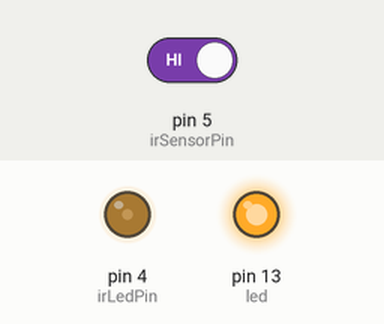
The sketch below on a simulated Arduino Uno, built with avr-gcc and run on an emulated ATmega328P. On the bench: output pins drawn as LEDs (lit = HIGH). The inputs (shaded band) are chosen by the test bench; at power-on: pin 5 (irSensorPin) HIGH. What the sketch prints to the serial monitor is not drawn.

Above: at 1.3 s.
1.4 s: pin 5 (irSensorPin) driven LOW
At 1.8 s:
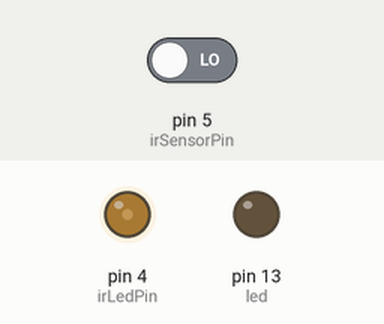
2.9 s: pin 5 (irSensorPin) driven HIGH
At 4.1 s:
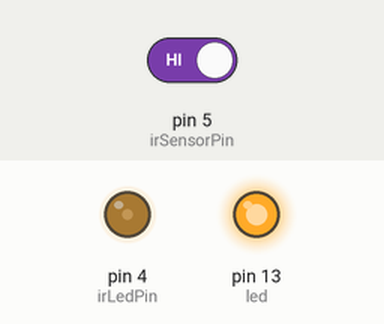
Timing chart, 0 to 5.9 s (numbered marks = the images above; inputs shaded):
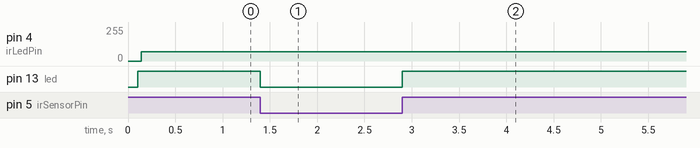

Measured:
- after the input at 1.4 s, pin 13 (led): HIGH → LOW at once
- after the input at 2.9 s, pin 13 (led): LOW → HIGH at once

The sketch:

ir_emiter_receiver.ino
```cpp
//define pins. I used pins 4 and 5
#define irLedPin 4          // IR Led on this pin
#define irSensorPin 5       // IR sensor on this pin
int led = 13;

int irRead(int readPin, int triggerPin); //function prototype

void setup() {
  pinMode(led, OUTPUT);
  pinMode(irSensorPin, INPUT);
  pinMode(irLedPin, OUTPUT);
  Serial.begin(115200);
  // prints title with ending line break
  Serial.println("Program Starting");
  // wait for the long string to be sent
  delay(100);
}

#define eventsSize 64

int previousActive=0;
long events[eventsSize];
byte eventsType[eventsSize];
int position = 0;

void loop() {
  //  if (position > 64) return;
  int active = irRead(irSensorPin, irLedPin); //display the results
  if (previousActive != active) {
    previousActive=active;
    if (position < eventsSize) {
      events[position]=micros();
      eventsType[position]=active;
      position++;
    }
  }

  if (active==0) {
    digitalWrite(led, LOW);
  }
  else {
    digitalWrite(led, HIGH);
  }

  if (position == eventsSize) {
    for (byte i=0; i<eventsSize; i=i+2) {
      Serial.print(i);
      Serial.print("\t");
      Serial.print(events[i]);
      Serial.print("\t");
      Serial.print(events[i+1]);
      Serial.print("\t");
      if (i>0) {
        Serial.print(events[i]-events[i-1]);
        Serial.print("\t");
      }
      else {
        Serial.print("\t");
      }
      Serial.println(events[i+1]-events[i]);
    }
    position++;
  }
}


int halfPeriod = 4; //one period at 38.5khZ is aproximately 26 microseconds

int irRead(int readPin, int triggerPin)
{
  digitalWrite(triggerPin, HIGH);
  delayMicroseconds(halfPeriod);
  digitalWrite(triggerPin, LOW);
  delayMicroseconds(halfPeriod - 1);     // - 1 to make up for digitaWrite overhead

  return digitalRead(readPin);
}


void myDelay(int numberTime) {
   for (int i=0; i<numberTime; i++) {
   }
}
```
